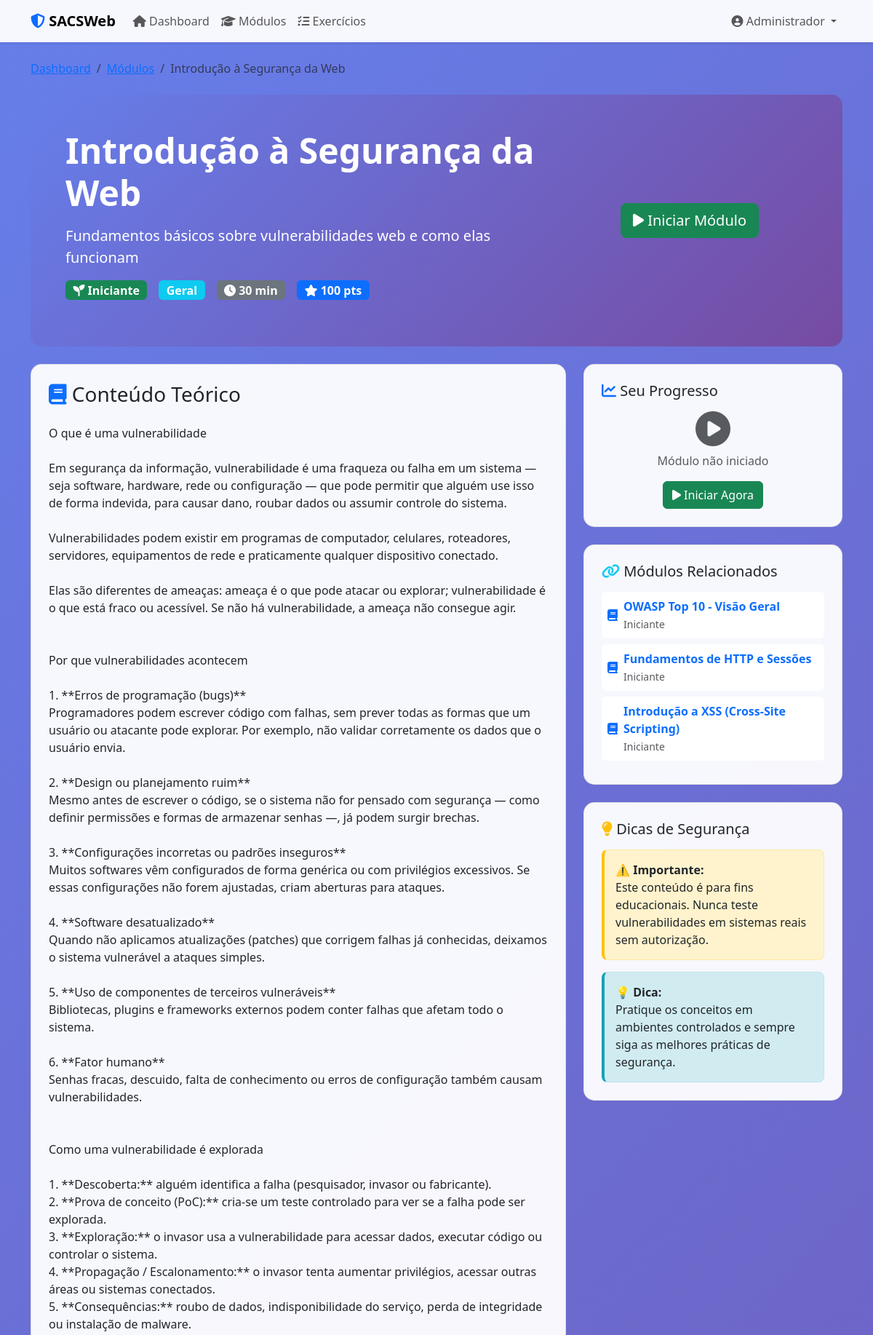
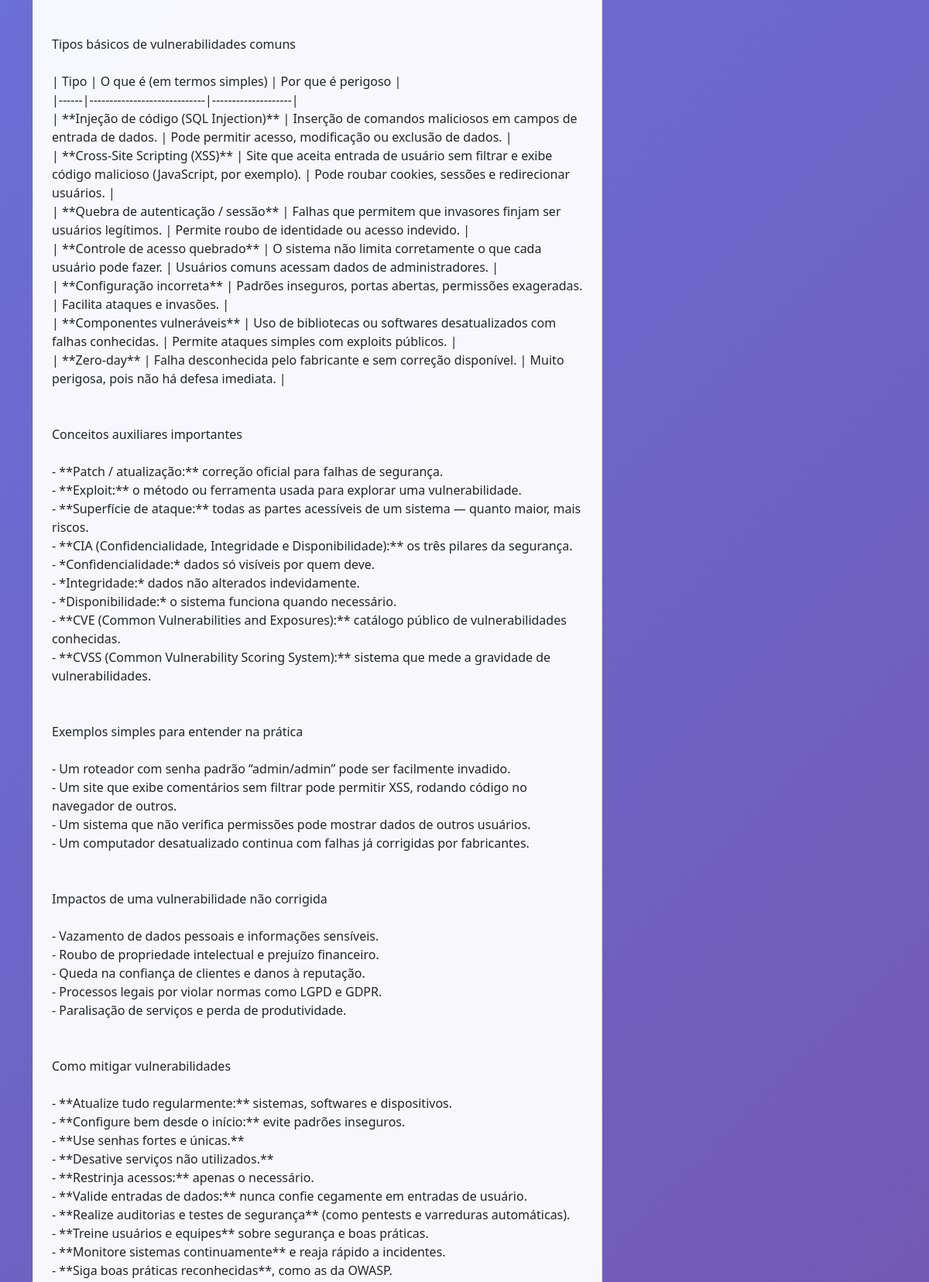
Screenshot of /website/modulo.php?id=1 (signed in, upper part) with the database file from the repository (2 pictures, top to bottom).
### tables this page shows
CREATE TABLE `usuarios` (
  `id` int(11) NOT NULL AUTO_INCREMENT,
  `nome` varchar(100) NOT NULL,
  `email` varchar(100) NOT NULL,
  `username` varchar(50) NOT NULL,
  `senha_hash` varchar(255) NOT NULL,
  `tipo_usuario` enum('admin','professor','aluno') NOT NULL DEFAULT 'aluno',
  `nivel_conhecimento` enum('iniciante','intermediario','avancado') DEFAULT 'iniciante',
  `data_cadastro` timestamp NOT NULL DEFAULT CURRENT_TIMESTAMP,
  `ultimo_acesso` timestamp NULL DEFAULT NULL,
  `ativo` tinyint(1) NOT NULL DEFAULT 1,
  PRIMARY KEY (`id`),
  UNIQUE KEY `uk_usuarios_email` (`email`),
  UNIQUE KEY `uk_usuarios_username` (`username`)
);

CREATE TABLE `modulos` (
  `id` int(11) NOT NULL AUTO_INCREMENT,
  `titulo` varchar(200) NOT NULL,
  `descricao` text NOT NULL,
  `nivel` enum('iniciante','intermediario','avancado') NOT NULL DEFAULT 'iniciante',
  `tipo_ataque` varchar(100) NOT NULL,
  `conteudo_teorico` longtext NOT NULL,
  `exemplo_pratico` longtext,
  `demonstracao_codigo` longtext,
  `linguagem_codigo` varchar(50) DEFAULT 'php',
  `tempo_estimado` int(11) DEFAULT 30,
  `pontos_maximos` int(11) DEFAULT 100,
  `ordem` int(11) NOT NULL DEFAULT 0,
  `ativo` tinyint(1) NOT NULL DEFAULT 1,
  `data_criacao` timestamp NOT NULL DEFAULT CURRENT_TIMESTAMP,
  PRIMARY KEY (`id`),
  KEY `idx_modulos_ordem` (`ordem`),
  KEY `idx_modulos_ativo` (`ativo`)
);

### config/database.php (called while the page is built, shortened)
<?php
function connectDatabase() {
    try {
        $dsn = "mysql:host=" . DB_HOST . ";dbname=" . DB_NAME . ";charset=" . DB_CHARSET;
        $options = [
            PDO::ATTR_ERRMODE => PDO::ERRMODE_EXCEPTION,
            PDO::ATTR_DEFAULT_FETCH_MODE => PDO::FETCH_ASSOC,
            PDO::ATTR_EMULATE_PREPARES => false
        ];
        $pdo = new PDO($dsn, DB_USER, DB_PASS, $options);
        return $pdo;
    } catch (PDOException $e) {
        logMessage('Erro ao conectar ao banco de dados: ' . $e->getMessage(), 'error');
        die('Erro de conexão com o banco de dados. Verifique as configurações.');
    }
}
function getCurrentUser() {
    try {
        $pdo = connectDatabase();
        $stmt = $pdo->prepare("SELECT id, nome, email, tipo_usuario, nivel_conhecimento, data_cadastro FROM usuarios WHERE id = ?");
        $stmt->execute([$_SESSION['user_id']]);
        return $stmt->fetch();
    } catch (PDOException $e) {
        logMessage('Erro ao obter dados do usuário: ' . $e->getMessage(), 'error');
        return null;
    }
}
?>

### website/modulo.php (the view, shortened to what this page needs)
<?php
$user = getCurrentUser();
$pdo = connectDatabase();
$modulo_id = (int)$_GET['id'];
$stmt = $pdo->prepare("
    SELECT m.*,
           COALESCE(p.progresso, 0) as progresso_usuario,
           p.data_inicio,
           p.data_conclusao,
           p.pontos_obtidos
    FROM modulos m
    LEFT JOIN progresso_usuario p ON m.id = p.modulo_id AND p.usuario_id = ?
    WHERE m.id = ?
");
$stmt->execute([$user['id'], $modulo_id]);
$modulo = $stmt->fetch();
$stmt = $pdo->prepare("
    SELECT id, titulo, nivel
    FROM modulos
    WHERE nivel = ? AND id != ?
    ORDER BY ordem
    LIMIT 3
");
$stmt->execute([$modulo['nivel'], $modulo_id]);
$modulos_relacionados = $stmt->fetchAll();
?>
<!DOCTYPE html>
<html lang="pt-BR">
<head>
    <link href="https://cdn.jsdelivr.net/npm/bootstrap@5.3.7/dist/css/bootstrap.min.css" rel="stylesheet">
    <link href="https://cdnjs.cloudflare.com/ajax/libs/font-awesome/6.4.0/css/all.min.css" rel="stylesheet">
    <link href="https://cdnjs.cloudflare.com/ajax/libs/prism/1.29.0/themes/prism.min.css" rel="stylesheet">
</head>
<body>
    <nav class="navbar navbar-expand-lg bg-glass navbar-light shadow-sm">
        <div class="container">
            <a class="navbar-brand fw-bold" href="dashboard.php">
                <i class="fas fa-shield-alt text-primary"></i> SACSWeb
            </a>
            <div class="collapse navbar-collapse" id="navbarNav">
                <ul class="navbar-nav me-auto">
                    <li class="nav-item">
                        <a class="nav-link" href="dashboard.php">
                            <i class="fas fa-home"></i> Dashboard
                        </a>
                    </li>
                    <li class="nav-item">
                        <a class="nav-link" href="modulos.php">
                            <i class="fas fa-graduation-cap"></i> Módulos
                        </a>
                    </li>
                    <li class="nav-item">
                        <a class="nav-link" href="exercicios.php">
                            <i class="fas fa-tasks"></i> Exercícios
                        </a>
                    </li>
                </ul>
                <ul class="navbar-nav">
                    <li class="nav-item dropdown">
                        <a class="nav-link dropdown-toggle" href="#" role="button" data-bs-toggle="dropdown" aria-expanded="false">
                            <i class="fas fa-user-circle"></i> <?= htmlspecialchars($user['nome']) ?>
                        </a>
                    </li>
                </ul>
            </div>
        </div>
    </nav>
    <div class="container mt-4">
        <nav aria-label="breadcrumb" class="mb-4">
            <ol class="breadcrumb">
                <li class="breadcrumb-item"><a href="dashboard.php">Dashboard</a></li>
                <li class="breadcrumb-item"><a href="modulos.php">Módulos</a></li>
                <li class="breadcrumb-item active"><?= htmlspecialchars($modulo['titulo']) ?></li>
            </ol>
        </nav>
        <div class="module-header p-5 mb-4">
            <div class="row align-items-center">
                <div class="col-md-8">
                    <h1 class="display-5 fw-bold mb-3"><?= htmlspecialchars($modulo['titulo']) ?></h1>
                    <p class="lead mb-3"><?= htmlspecialchars($modulo['descricao']) ?></p>
                    <div class="d-flex flex-wrap gap-3 mb-3">
                        <span class="badge bg-<?= $modulo['nivel'] === 'iniciante' ? 'success' : ($modulo['nivel'] === 'intermediario' ? 'warning' : 'danger') ?> fs-6">
                            <i class="fas fa-<?= $modulo['nivel'] === 'iniciante' ? 'seedling' : ($modulo['nivel'] === 'intermediario' ? 'bolt' : 'shield-alt') ?>"></i>
                            <?= ucfirst($modulo['nivel']) ?>
                        </span>
                        <span class="badge bg-<?= $modulo['tipo_ataque'] === 'XSS' ? 'warning' : ($modulo['tipo_ataque'] === 'SQL Injection' ? 'danger' : 'info') ?> fs-6">
                            <?= htmlspecialchars($modulo['tipo_ataque']) ?>
                        </span>
                        <span class="badge bg-secondary fs-6">
                            <i class="fas fa-clock"></i> <?= $modulo['tempo_estimado'] ?> min
                        </span>
                        <span class="badge bg-primary fs-6">
                            <i class="fas fa-star"></i> <?= $modulo['pontos_maximos'] ?> pts
                        </span>
                    </div>
                </div>
                <div class="col-md-4 text-center">
                    <?php if ($modulo['progresso_usuario'] == 0): ?>
                        <form method="POST" class="d-inline">
                            <button type="submit" name="iniciar_modulo" class="btn btn-success btn-lg">
                                <i class="fas fa-play"></i> Iniciar Módulo
                            </button>
                        </form>
                    <?php endif; ?>
                </div>
            </div>
        </div>
        <div class="row">
            <div class="col-lg-8">
                <div class="content-section bg-glass p-4 mb-4">
                    <h3 class="mb-4">
                        <i class="fas fa-book text-primary"></i> Conteúdo Teórico
                    </h3>
                    <div class="conteudo-teorico">
                        <?= nl2br(htmlspecialchars($modulo['conteudo_teorico'])) ?>
                    </div>
                </div>
            </div>
            <div class="col-lg-4">
                <div class="content-section bg-glass p-4 mb-4">
                    <h5 class="mb-3">
                        <i class="fas fa-chart-line text-primary"></i> Seu Progresso
                    </h5>
                    <?php if ($modulo['progresso_usuario'] > 0): ?>
                        <div class="text-center mb-3">
                            <div class="display-6 fw-bold text-primary"><?= number_format($modulo['progresso_usuario'], 1) ?>%</div>
                            <small class="text-muted">Concluído</small>
                        </div>
                        <div class="progress progress-custom mb-3">
                            <div class="progress-bar bg-success" style="width: <?= $modulo['progresso_usuario'] ?>%"></div>
                        </div>
                        <div class="row text-center">
                            <div class="col-6">
                                <small class="text-muted">Iniciado</small>
                                <div class="fw-bold"><?= formatarData($modulo['data_inicio']) ?></div>
                            </div>
                            <div class="col-6">
                                <small class="text-muted">Pontos</small>
                                <div class="fw-bold"><?= $modulo['pontos_obtidos'] ?>/<?= $modulo['pontos_maximos'] ?></div>
                            </div>
                        </div>
                        <?php if ($modulo['data_conclusao']): ?>
                            <hr>
                            <div class="text-center">
                                <small class="text-muted">Concluído em</small>
                                <div class="fw-bold text-success"><?= formatarData($modulo['data_conclusao']) ?></div>
                            </div>
                        <?php endif; ?>
                    <?php else: ?>
                        <div class="text-center">
                            <i class="fas fa-play-circle text-muted" style="font-size: 3rem;"></i>
                            <p class="text-muted mt-2">Módulo não iniciado</p>
                            <form method="POST">
                                <button type="submit" name="iniciar_modulo" class="btn btn-success">
                                    <i class="fas fa-play"></i> Iniciar Agora
                                </button>
                            </form>
                        </div>
                    <?php endif; ?>
                </div>
                <?php if (!empty($modulos_relacionados)): ?>
                <div class="content-section bg-glass p-4 mb-4">
                    <h5 class="mb-3">
                        <i class="fas fa-link text-info"></i> Módulos Relacionados
                    </h5>
                    <?php foreach ($modulos_relacionados as $mod_rel): ?>
                    <div class="d-flex align-items-center mb-2 p-2 bg-white rounded">
                        <div class="flex-shrink-0 me-2">
                            <i class="fas fa-book text-primary"></i>
                        </div>
                        <div class="flex-grow-1">
                            <a href="modulo.php?id=<?= $mod_rel['id'] ?>" class="text-decoration-none">
                                <div class="fw-bold"><?= htmlspecialchars($mod_rel['titulo']) ?></div>
                                <small class="text-muted"><?= ucfirst($mod_rel['nivel']) ?></small>
                            </a>
                        </div>
                    </div>
                    <?php endforeach; ?>
                </div>
                <?php endif; ?>
                <div class="content-section bg-glass p-4">
                    <h5 class="mb-3">
                        <i class="fas fa-lightbulb text-warning"></i> Dicas de Segurança
                    </h5>
                    <div class="warning-box mb-3">
                        <strong>⚠️ Importante:</strong>
                        <p class="mb-0">Este conteúdo é para fins educacionais. Nunca teste vulnerabilidades em sistemas reais sem autorização.</p>
                    </div>
                    <div class="info-box">
                        <strong>💡 Dica:</strong>
                        <p class="mb-0">Pratique os conceitos em ambientes controlados e sempre siga as melhores práticas de segurança.</p>
                    </div>
                </div>
            </div>
        </div>
    </div>
</body>
</html>

### website/modulo.php (style rules this page uses)
body { background: linear-gradient(135deg, #667eea 0%, #764ba2 100%); min-height: 100vh; }
.bg-glass { background: rgba(255, 255, 255, 0.95); backdrop-filter: blur(10px); border: 1px solid rgba(255, 255, 255, 0.2); }
.module-header { background: linear-gradient(135deg, #667eea 0%, #764ba2 100%); color: white; border-radius: 15px; }
.content-section { transition: all 0.3s ease; border-radius: 15px; border: 1px solid rgba(0,0,0,0.1); }
.navbar { z-index: 1030; }
.warning-box { background: #fff3cd; border: 1px solid #ffeaa7; border-radius: 8px; padding: 15px; border-left: 4px solid #ffc107; }
.info-box { background: #d1ecf1; border: 1px solid #bee5eb; border-radius: 8px; padding: 15px; border-left: 4px solid #17a2b8; }

### rows the page displays
usuarios: nome "Administrador"
modulos: titulo "Introdução à Segurança da Web", descricao "Fundamentos básicos sobre vulnerabilidades web e como elas funcionam", nivel "Iniciante", tipo_ataque "Geral", tempo_estimado "30", pontos_maximos "100", conteudo_teorico "O que é uma vulnerabilidade Em segurança da informação, vulnerabilidade é uma fraqueza ou falha em um sistema — seja software, hardware, rede ou configuração — que pode permitir que alguém use isso de forma indevida, para causar dano, roubar dados ou assumir controle do sistema. Vulnerabilidades podem existir em programas de computador, celulares, roteadores, servidores, equipamentos de rede e praticamente qualquer dispositivo conectado. Elas são diferentes de ameaças: ameaça é o que pode atacar ou explorar; vulnerabilidade é o que está fraco ou acessível. Se não há vulnerabilidade, a ameaça não consegue agir. Por que vulnerabilidades acontecem 1. **Erros de programação (bugs)**…"
modulos: titulo "OWASP Top 10 - Visão Geral", nivel "Iniciante"
modulos: titulo "Fundamentos de HTTP e Sessões", nivel "Iniciante"
modulos: titulo "Introdução a XSS (Cross-Site Scripting)", nivel "Iniciante"
